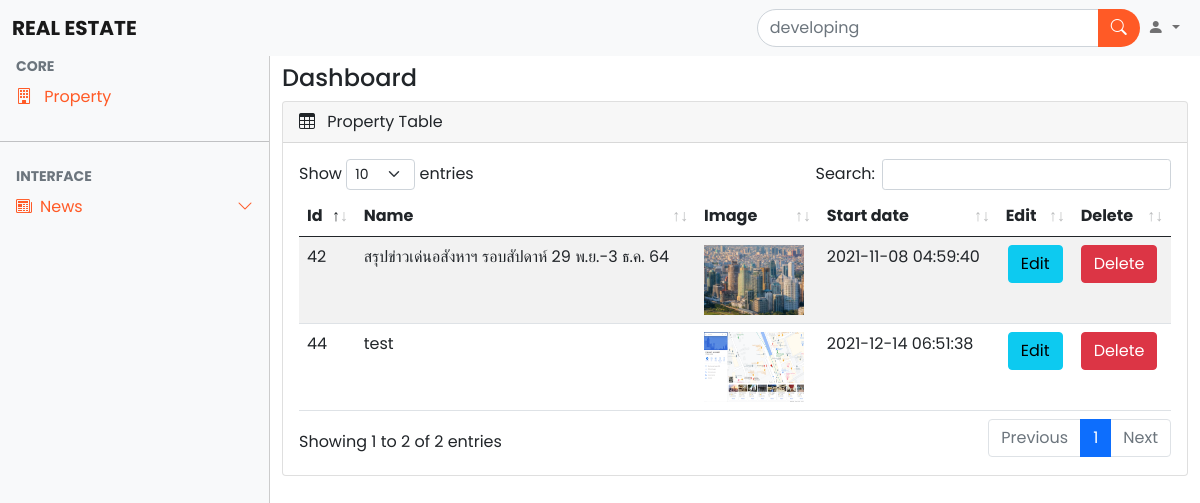
Screenshot of /aditem.php (signed in) with the database file from the repository.
### tables this page shows
CREATE TABLE `pnews_db` (
  `id` int(11) NOT NULL,
  `pn_name` varchar(100) NOT NULL,
  `pn_image` varchar(100) NOT NULL,
  `pn_description` text NOT NULL,
  `pn_time` timestamp NOT NULL DEFAULT current_timestamp()
);

### aditem.php (the view, shortened to what this page needs)
<?php
$conn = mysqli_connect("localhost", "root", "", "register_db");
if (!isset($_SESSION['adusername'])) {
    header("Location: adlogin.php");
} else {
?>
    <!DOCTYPE html>
    <html lang="en">
    <head>
        <link rel="stylesheet" href="bootstrap/css/bootstrap.min.css" />
        <link rel="stylesheet" href="https://cdn.jsdelivr.net/npm/bootstrap-icons@1.4.1/font/bootstrap-icons.css" />
        <link rel="stylesheet" href="bootstrap/css/dataTables.bootstrap5.min.css" />
        <link rel="stylesheet" href="https://cdn.jsdelivr.net/npm/bootstrap-icons@1.6.1/font/bootstrap-icons.css">
        <link rel="stylesheet" href="css/styleadmin.css" />
    </head>
    <body>
        <nav class="navbar navbar-expand-lg navbar-light bg-light fixed-top">
            <div class="container-fluid">
                <div class="bn">
                    <a class="navbar-brand fw-bold text-uppercase me-auto" href="admain.php">Real Estate</a>
                </div>
                <div class="collapse navbar-collapse" id="navbarSupportedContent">
                    <form class="d-flex ms-auto">
                        <div class="input-group my-3 my-lg-0">
                            <div class="placetext">
                                <input type="text" class="form-control" placeholder="developing" aria-label="Recipient's username" aria-describedby="button-addon2">
                            </div>
                            <div class="btnsearch">
                                <button class="btn text-white" type="button" id="button-addon2"><i class="bi bi-search"></i></button>
                            </div>
                        </div>
                    </form>
                    <ul class="navbar-nav mb-2 mb-lg-0">
                        <li class="nav-item dropdown">
                            <a class="nav-link dropdown-toggle" href="#" id="navbarDropdown" role="button" data-bs-toggle="dropdown" aria-expanded="false">
                                <i class="bi bi-person-fill"></i>
                            </a>
                        </li>
                    </ul>
                </div>
            </div>
        </nav>
        <div class="offcan">
            <div class="offcanvas offcanvas-start bg-light sidebar-nav" tabindex="-1" id="offcanvasExample" aria-labelledby="offcanvasExampleLabel">
                <div class="offcanvas-body p-0">
                    <nav class="navbar-dark">
                        <ul class="navbar-nav">
                            <div class="navapp">
                                <li>
                                    <div class="text-muted small fw-bold text-uppercase px-3">CORE</div>
                                </li>
                                <li>
                                    <a href="admain.php" class="nav-link px-3 active">
                                        <span class="me-2">
                                            <i class="bi bi-building"></i>
                                        </span>
                                        <span>Property</span>
                                    </a>
                                </li>
                                <li class="my-4">
                                    <hr class="dropdown-divider" />
                                </li>
                                <li>
                                    <div class="text-muted small fw-bold text-uppercase px-3">interface</div>
                                </li>
                                <li>
                                    <a class="nav-link px-3 sidebar-link" data-bs-toggle="collapse" href="#collapseExample" role="button" aria-expanded="false" aria-controls="collapseExample">
                                        <span class="me-2">
                                            <i class="bi bi-newspaper"></i>
                                        </span>
                                        <span>News</span>
                                        <span class="right-icon ms-auto"><i class="bi bi-chevron-down"></i></span>
                                    </a>
                                </li>
                            </div>
                        </ul>
                    </nav>
                </div>
            </div>
        </div>
        <main class="mt-5 pt-3">
            <div class="container-fluid">
                <div class="row">
                    <div class="col-md-12">
                        <h4>Dashboard</h4>
                    </div>
                </div>
                <div class="row">
                    <div class="col-md-12 mb-3">
                        <div class="card">
                            <div class="card-header">
                                <span><i class="bi bi-table me-2"></i></span> Property Table
                            </div>
                            <div class="card-body">
                                <div class="table-responsive">
                                    <table id="example" class="table table-striped data-table" style="width: 100%">
                                        <thead>
                                            <tr>
                                                <th>Id</th>
                                                <th>Name</th>
                                                <th>Image</th>
                                                <th>Start date</th>
                                                <th>Edit</th>
                                                <th>Delete</th>
                                            </tr>
                                        </thead>
                                        <tbody>
                                            <?php
                                            $query = "SELECT * FROM pnews_db";
                                            $query_run = mysqli_query($conn, $query);
                                            ?>
                                            <?php
                                            if (mysqli_num_rows($query_run) > 0) {
                                                foreach ($query_run as $row) {
                                            ?>
                                                    <tr>
                                                        <td><?php echo $row['id']; ?></td>
                                                        <td><?php echo $row['pn_name']; ?></td>
                                                        <td>
                                                            <img src="<?php echo "upload2/" . $row['pn_image']; ?>" width="100px" height="70px" alt="Image">
                                                        </td>
                                                        <td><?php echo $row['pn_time']; ?></td>
                                                        <td>
                                                            <form action="adedit.php" method="POST">
                                                                <div class="text-center">
                                                                    <button type="submit" name="edit_data_btn" class="btn btn-info">Edit</button>
                                                                </div>
                                                            </form>
                                                        </td>
                                                        <td>
                                                            <form action="adcode.php" method="post">
                                                                <button type="submit" name="delete_image" class="btn btn-danger">Delete</button>
                                                            </form>
                                                        </td>
                                                    </tr>
                                                <?php
                                                }
                                            } else {
                                                ?>
                                                <tr>
                                                    <td>No Record Available</td>
                                                </tr>
                                            <?php
                                            }
                                            ?>
                                        </tbody>
                                    </table>
                                </div>
                            </div>
                        </div>
                    </div>
                </div>
        </main>
    </body>
    </html><?php } ?>

### css/styleadmin.css (style rules this page uses)
body, button { font-family: 'Poppins', sans-serif; }
:root { --offcanvas-width: 270px; --topNavbarHeight: 56px; }
.sidebar-nav { width: var(--offcanvas-width); }
.sidebar-link { display: flex; align-items: center; }
.sidebar-link .right-icon { display: inline-flex; transform: all ease 0.25s; }
.navapp li a span { color: #ff5a26; }
.placetext input { border-radius: 25px 0px 0px 25px; }
.btnsearch { background-color: #ff5a26; border-radius: 25px; }
@media (min-width: 992px) { body { overflow: auto !important; } }
@media (min-width: 992px) { main { margin-left: var(--offcanvas-width); } }
@media (min-width: 992px) { .sidebar-nav { transform: none; visibility: visible !important; top: var(--topNavbarHeight); height: calc(100% - var(--topNavbarHeight)); } }

### rows the page displays
pnews_db: id "42", pn_name "สรุปข่าวเด่นอสังหาฯ รอบสัปดาห์ 29 พ.ย.-3 ธ.ค. 64", pn_image (picture), pn_time "2021-11-08 04:59:40"
pnews_db: id "44", pn_name "test", pn_image (picture), pn_time "2021-12-14 06:51:38"
